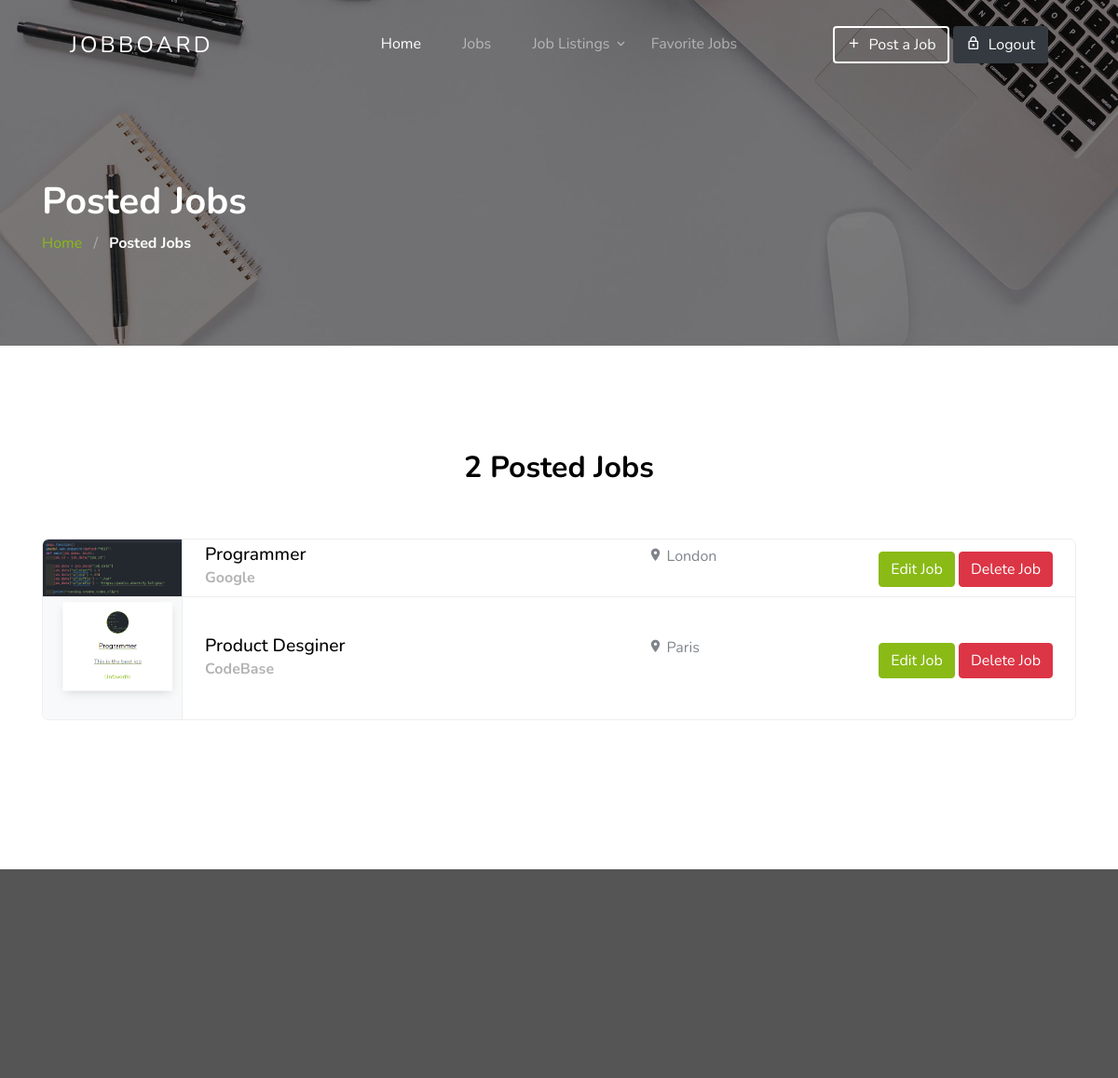
Page /posted-jobs/ (signed in) on the committed database.
### app1/models.py (models this page shows)
class Job(models.Model):
    user = models.ForeignKey(User, on_delete=models.CASCADE)
    email = models.CharField(max_length=255)
    title = models.CharField(max_length=255)
    location = models.CharField(max_length=255)
    type = models.CharField(max_length=50)
    description = models.TextField()
    company_name = models.CharField(max_length=255)
    company_description = models.TextField()
    logo = models.ImageField(upload_to="logo/")
    published_on = models.DateField(auto_now_add=True, null=True, blank=True)

### app1/views.py (the view)
# urls.py: path("posted-jobs/", views.posted_jobs, name="posted_jobs"),
def posted_jobs(request):
    user_id = request.session.get("user_id")
    if not user_id:
        return redirect("app1:login_page")
    current_user = User.objects.get(id=user_id)
    posted_jobs = Job.objects.filter(user=current_user)
    context = {"jobs": posted_jobs, "jobs_count": posted_jobs.count()}
    return render(request, "posted_jobs.html", context)

### templates/posted_jobs.html (shortened to what this page needs)
{% extends './base.html' %}
{% load static %}
{% block body %}
<!doctype html>
<html lang="en">
<body id="top">
  <section class="section-hero overlay inner-page bg-image"
    style="background-image: url('{% static 'images/hero_1.jpg' %}');" id="home-section">
    <div class="container">
      <div class="row">
        <div class="col-md-7">
          <h1 class="text-white font-weight-bold">Posted Jobs</h1>
          <div class="custom-breadcrumbs">
            <a href="{% url 'app1:home' %}">Home</a> <span class="mx-2 slash">/</span>
            <span class="text-white"><strong>Posted Jobs</strong></span>
          </div>
        </div>
      </div>
    </div>
  </section>
  <section class="site-section" id="next">
    <div class="container">
      <div class="row mb-5 justify-content-center">
        <div class="col-md-7 text-center">
          <h2 class="section-title mb-2">{{jobs.count}} Posted Jobs</h2>
        </div>
      </div>
      <ul class="job-listings mb-5">
        {% for job in jobs %}
        <li class="job-listing d-block d-sm-flex pb-3 pb-sm-0 align-items-center">
          <div class="job-listing-logo">
            <img src="{{job.logo.url}}" alt="Image" class="img-fluid">
          </div>
          <div class="job-listing-about d-sm-flex custom-width w-100 justify-content-between mx-4">
            <div class="job-listing-position custom-width w-50 mb-3 mb-sm-0">
              <h2>{{job.title}}</h2>
              <strong>{{job.company_name}}</strong>
            </div>
            <div class="job-listing-location mb-3 mb-sm-0 custom-width w-25">
              <span class="icon-room"></span> {{job.location}}
            </div>
            <div class="job-listing-meta" style="margin-top: 8px;">
              <button class="btn btn-primary" onclick="EditJob({{job.id}})">Edit Job</button>
              <button class="btn btn-danger" onclick="DeleteJob({{job.id}})">Delete Job</button>
            </div>
          </div>
        </li>
        {% endfor %}
      </ul>
    </div>
  </section>
</body>
</html>
{% endblock body %}

### static/css/style.css (style rules this page uses)
body { font-weight: 400; font-size: 1rem; line-height: 1.7; position: relative; }
body:after { content: ""; position: absolute; top: 0; left: 0; right: 0; bottom: 0; background: rgba(0, 0, 0, 0.7); z-index: 100; opacity: 0; visibility: hidden; -webkit-transition: .3s all ease; -o-transition: .3s all ease; transition: .3s all ease; }
h1, h2, h3, h4 { color: #000; }
.site-section { padding-top: 7rem; padding-bottom: 7rem; position: relative; z-index: 2; }
.bg-image { background-size: cover; background-position: center center; background-repeat: no-repeat; }
.job-listings { padding: 0; margin: 0; border: 1px solid #eee; border-radius: 7px; overflow: hidden; position: relative; background: #fff; }
.job-listings .job-listing { position: relative; border-bottom: 1px solid #eee; -webkit-transition: .3s all ease; -o-transition: .3s all ease; transition: .3s all ease; }
.job-listings .job-listing:last-child { border-bottom: none; }
.job-listings .job-listing .job-listing-logo { -webkit-box-flex: 0; -ms-flex: 0 0 150px; flex: 0 0 150px; border-right: 1px solid #eee; }
.job-listings .job-listing-position h2 { font-size: 1.2rem; margin-bottom: 0; }
.job-listings .job-listing-position strong { color: #b3b3b3; }
.custom-breadcrumbs a { color: #89ba16; }
.custom-breadcrumbs .slash { color: rgba(255, 255, 255, 0.4); }
.section-title { font-size: 2rem; font-weight: 700; }
.section-hero, .section-hero>.container>.row { height: 100vh; min-height: 900px; }
.section-hero.inner-page, .section-hero.inner-page>.container>.row { height: auto; min-height: auto; padding-top: 6em; padding-bottom: 3em; }
.section-hero.overlay, .section-hero.overlay-2 { position: relative; }
.section-hero.overlay:before, .section-hero.overlay-2:before { z-index: 1; position: absolute; content: ""; top: 0; left: 0; right: 0; bottom: 0; background: rgba(0, 0, 0, 0.5); }
.section-hero>.container { z-index: 2; position: relative; }
.btn:after, .btn:before { display: none; }
.btn.btn-primary { color: #fff; }

### rows in the picture
Job: logo (picture), title "Programmer", company_name "Google", location "London"
Job: logo (picture), title "Product Desginer", company_name "CodeBase", location "Paris"

### other values in the picture
{{ jobs.count }} "2"
